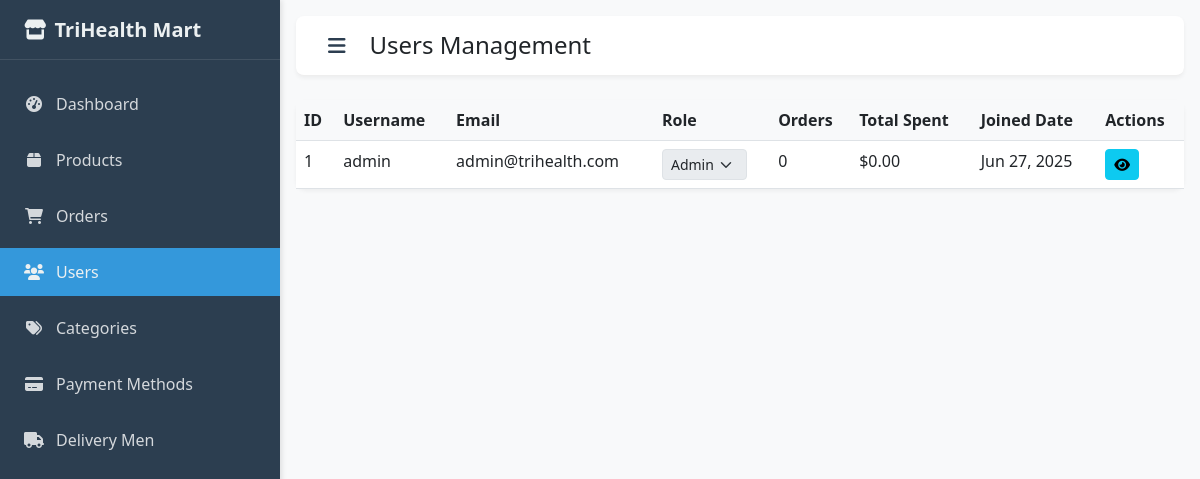
The page /admin/users.php (signed in) on the database its author committed.
### tables this page shows
CREATE TABLE IF NOT EXISTS users (
    id INT PRIMARY KEY AUTO_INCREMENT,
    username VARCHAR(50) NOT NULL UNIQUE,
    email VARCHAR(100) NOT NULL UNIQUE,
    password VARCHAR(255) NOT NULL,
    phone VARCHAR(20) NOT NULL,
    address TEXT,
    role ENUM('admin', 'customer', 'delivery_man') NOT NULL DEFAULT 'customer',
    status ENUM('active', 'inactive') NOT NULL DEFAULT 'active',
    created_at TIMESTAMP DEFAULT CURRENT_TIMESTAMP,
    updated_at TIMESTAMP DEFAULT CURRENT_TIMESTAMP ON UPDATE CURRENT_TIMESTAMP
);

### admin/users.php (the view, shortened to what this page needs)
<?php
require_once '../config/database.php';
$users = $conn->query("
    SELECT u.*,
           COUNT(DISTINCT o.id) as total_orders,
           SUM(CASE WHEN o.status = 'delivered' THEN o.total_amount ELSE 0 END) as total_spent
    FROM users u
    LEFT JOIN orders o ON u.id = o.user_id
    GROUP BY u.id
    ORDER BY u.created_at DESC
")->fetchAll(PDO::FETCH_ASSOC);
?>
<!DOCTYPE html>
<html lang="en">
<head>
    <link href="https://cdn.jsdelivr.net/npm/bootstrap@5.3.0/dist/css/bootstrap.min.css" rel="stylesheet">
    <link rel="stylesheet" href="https://cdnjs.cloudflare.com/ajax/libs/font-awesome/6.0.0/css/all.min.css">
</head>
<body>
    <div class="admin-sidebar">
        <div class="sidebar-header">
            <a href="dashboard.php" class="sidebar-brand">
                <i class="fas fa-store"></i>
                TriHealth Mart
            </a>
        </div>
        <div class="sidebar-menu">
            <ul class="nav flex-column">
                <li class="nav-item">
                    <a class="nav-link" href="dashboard.php">
                        <i class="fas fa-tachometer-alt"></i>
                        Dashboard
                    </a>
                </li>
                <li class="nav-item">
                    <a class="nav-link" href="products.php">
                        <i class="fas fa-box"></i>
                        Products
                    </a>
                </li>
                <li class="nav-item">
                    <a class="nav-link" href="orders.php">
                        <i class="fas fa-shopping-cart"></i>
                        Orders
                    </a>
                </li>
                <li class="nav-item">
                    <a class="nav-link active" href="users.php">
                        <i class="fas fa-users"></i>
                        Users
                    </a>
                </li>
                <li class="nav-item">
                    <a class="nav-link" href="categories.php">
                        <i class="fas fa-tags"></i>
                        Categories
                    </a>
                </li>
                <li class="nav-item">
                    <a class="nav-link" href="payment_methods.php">
                        <i class="fas fa-credit-card"></i>
                        Payment Methods
                    </a>
                </li>
                <li class="nav-item">
                    <a class="nav-link" href="delivery_men.php">
                        <i class="fas fa-truck"></i>
                        Delivery Men
                    </a>
                </li>
            </ul>
        </div>
    </div>
    <div class="main-content">
        <div class="admin-header">
            <div class="header-left">
                <button class="sidebar-toggle" id="sidebarToggle">
                    <i class="fas fa-bars"></i>
                </button>
                <h4 class="mb-0">Users Management</h4>
            </div>
            <div class="header-right">
                <div class="dropdown">
                    <a class="nav-link dropdown-toggle" href="#" role="button" data-bs-toggle="dropdown">
                        <i class="fas fa-user-circle"></i>
                    </a>
                </div>
            </div>
        </div>
        <div class="content-card">
            <div class="card-body">
                <div class="table-responsive">
                    <table class="table table-hover">
                        <thead>
                            <tr>
                                <th>ID</th>
                                <th>Username</th>
                                <th>Email</th>
                                <th>Role</th>
                                <th>Orders</th>
                                <th>Total Spent</th>
                                <th>Joined Date</th>
                                <th>Actions</th>
                            </tr>
                        </thead>
                        <tbody>
                            <?php foreach ($users as $user): ?>
                            <tr>
                                <td><?php echo $user['id']; ?></td>
                                <td><?php echo htmlspecialchars($user['username']); ?></td>
                                <td><?php echo htmlspecialchars($user['email']); ?></td>
                                <td>
                                    <form method="POST" class="d-inline">
                                        <select name="role" class="form-select form-select-sm"
                                                onchange="this.form.submit()" style="width: auto;"
                                                <?php echo $user['id'] == $_SESSION['user_id'] ? 'disabled' : ''; ?>>
                                            <option value="admin" <?php echo $user['role'] == 'admin' ? 'selected' : ''; ?>>
                                                Admin
                                            </option>
                                        </select>
                                    </form>
                                </td>
                                <td><?php echo $user['total_orders']; ?></td>
                                <td>$<?php echo number_format($user['total_spent'] ?? 0, 2); ?></td>
                                <td><?php echo date('M d, Y', strtotime($user['created_at'])); ?></td>
                                <td>
                                    <button type="button" class="btn btn-sm btn-info btn-icon"
                                            onclick="viewUserDetails(<?php echo $user['id']; ?>)">
                                        <i class="fas fa-eye"></i>
                                    </button>
                                </td>
                            </tr>
                            <?php endforeach; ?>
                        </tbody>
                    </table>
                </div>
            </div>
        </div>
    </div>
</body>
</html>
</html>

### admin/users.php (style rules this page uses)
:root { --sidebar-width: 280px; --header-height: 60px; --primary-color: #2c3e50; --secondary-color: #34495e; --accent-color: #3498db; --text-light: #ecf0f1; --text-dark: #2c3e50; --success-color: #2ecc71; --warning-color: #f1c40f; --danger-color: #e74c3c; }
body { font-family: 'Segoe UI', Tahoma, Geneva, Verdana, sans-serif; background-color: #f8f9fa; overflow-x: hidden; }
.admin-sidebar { position: fixed; top: 0; left: 0; height: 100vh; width: var(--sidebar-width); background: var(--primary-color); color: var(--text-light); transition: all 0.3s ease; z-index: 1000; box-shadow: 2px 0 5px rgba(0,0,0,0.1); }
.sidebar-header { height: var(--header-height); display: flex; align-items: center; padding: 0 1.5rem; border-bottom: 1px solid rgba(255,255,255,0.1); }
.sidebar-brand { color: var(--text-light); font-size: 1.25rem; font-weight: 600; text-decoration: none; display: flex; align-items: center; gap: 0.5rem; }
.sidebar-menu { padding: 1rem 0; }
.nav-item { margin: 0.25rem 0; }
.nav-link { color: rgba(255,255,255,0.8); padding: 0.75rem 1.5rem; display: flex; align-items: center; gap: 0.75rem; transition: all 0.2s ease; }
.nav-link.active { color: var(--text-light); background: var(--accent-color); }
.nav-link i { width: 20px; text-align: center; }
.main-content { margin-left: var(--sidebar-width); min-height: 100vh; transition: all 0.3s ease; padding: 1rem; }
.admin-header { height: var(--header-height); background: white; border-bottom: 1px solid #eee; display: flex; align-items: center; justify-content: space-between; padding: 0 1.5rem; margin-bottom: 1.5rem; border-radius: 8px; box-shadow: 0 2px 4px rgba(0,0,0,0.05); }
.header-left { display: flex; align-items: center; gap: 1rem; }
.sidebar-toggle { background: none; border: none; color: var(--text-dark); font-size: 1.25rem; cursor: pointer; padding: 0.5rem; border-radius: 4px; transition: all 0.2s ease; }
.content-card { background: white; border-radius: 10px; box-shadow: 0 2px 4px rgba(0,0,0,0.05); margin-bottom: 1.5rem; }
.table { margin-bottom: 0; }
.table th { border-top: none; background: #f8f9fa; font-weight: 600; }
.btn-icon { padding: 0.25rem 0.5rem; border-radius: 4px; transition: all 0.2s ease; }
.form-select-sm { padding: 0.25rem 2rem 0.25rem 0.5rem; font-size: 0.875rem; }

### rows shown on the page
users: id "1", username "admin", email "admin@trihealth.com", role "Admin", total_orders "0", total_spent "0.00", created_at "Jun 27, 2025"
